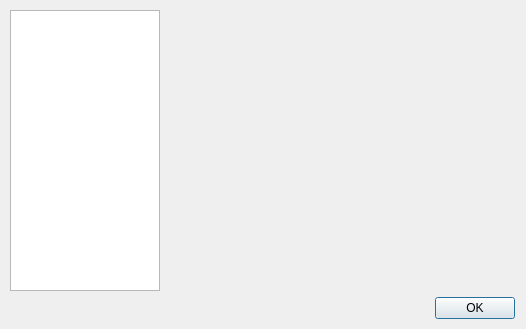
<?xml version="1.0" encoding="UTF-8"?>
<ui version="4.0">
 <author>Jacky Alcine &lt;jacky.alcine@thesii.org&gt;</author>
 <class>SettingsDialog</class>
 <widget class="QDialog" name="SettingsDialog">
  <property name="windowModality">
   <enum>Qt::ApplicationModal</enum>
  </property>
  <property name="geometry">
   <rect>
    <x>0</x>
    <y>0</y>
    <width>526</width>
    <height>329</height>
   </rect>
  </property>
  <property name="windowTitle">
   <string>Speech Control Settings</string>
  </property>
  <property name="modal">
   <bool>true</bool>
  </property>
  <widget class="QWidget" name="gridLayoutWidget">
   <property name="geometry">
    <rect>
     <x>4</x>
     <y>4</y>
     <width>517</width>
     <height>321</height>
    </rect>
   </property>
   <layout class="QGridLayout" name="gridLayout">
    <item row="1" column="0" colspan="2">
     <widget class="QDialogButtonBox" name="buttonBox">
      <property name="sizePolicy">
       <sizepolicy hsizetype="Minimum" vsizetype="Fixed">
        <horstretch>0</horstretch>
        <verstretch>0</verstretch>
       </sizepolicy>
      </property>
      <property name="standardButtons">
       <set>QDialogButtonBox::Ok</set>
      </property>
      <property name="centerButtons">
       <bool>false</bool>
      </property>
     </widget>
    </item>
    <item row="0" column="0">
     <widget class="QListWidget" name="lstNavigation">
      <property name="maximumSize">
       <size>
        <width>150</width>
        <height>16777215</height>
       </size>
      </property>
     </widget>
    </item>
    <item row="0" column="1">
     <widget class="QFrame" name="frmPageContainer">
      <property name="sizePolicy">
       <sizepolicy hsizetype="Expanding" vsizetype="Expanding">
        <horstretch>0</horstretch>
        <verstretch>0</verstretch>
       </sizepolicy>
      </property>
      <property name="frameShape">
       <enum>QFrame::NoFrame</enum>
      </property>
      <property name="frameShadow">
       <enum>QFrame::Plain</enum>
      </property>
     </widget>
    </item>
   </layout>
  </widget>
 </widget>
 <layoutdefault spacing="6" margin="6"/>
 <resources/>
 <connections/>
 <designerdata>
  <property name="gridDeltaX">
   <number>4</number>
  </property>
  <property name="gridDeltaY">
   <number>4</number>
  </property>
  <property name="gridSnapX">
   <bool>true</bool>
  </property>
  <property name="gridSnapY">
   <bool>true</bool>
  </property>
  <property name="gridVisible">
   <bool>true</bool>
  </property>
 </designerdata>
</ui>
